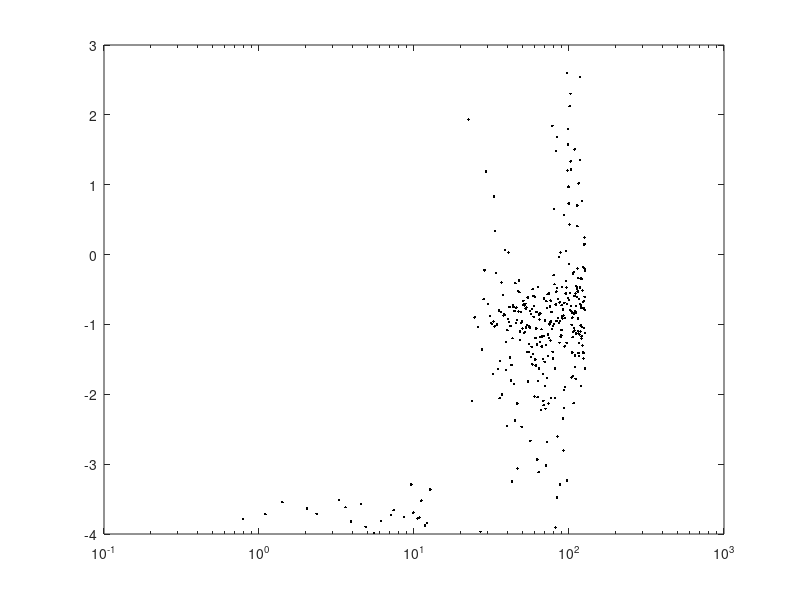

Here is the MATLAB script that generated this plot: (Note: this script raises an error after producing the figure.)
clear; clc; close all;

load('Joint_SI_CL_40s_dtheta_Data.mat')
load('Joint_Init_Data.mat')
load('ID_parameters.mat')

R = fft(u);
dTheta_tf = fft(dTheta);

index1 = find(F<20 * T/(2*pi)); 
% G = 0*dTheta_tf;
% G(index1) = dTheta_tf(index1)./(R(index1)+dTheta_tf(index1));
% G(index1) = abs(G(index1));
G = dTheta_tf./(R + dTheta_tf);
G_log = 20*log10(G);
G_log = G_log(index1);
plot_index = find(G_log < -4);


% Making changes
G_log = G_log(plot_index);
F = F(plot_index);

K = mean(G_log(3:5));
K_3dB = K - 3;

figure
semilogx(F, G_log, 'k.')
hold on

s = tf('s');

Index_id2 = find(G_log(2:end) < K_3dB);
Index_id2 = Index_id2(1)+20;
omega1 = F(Index_id2);
omega1 = 28.3;
omega2 = 28.3;
omega3 = 180;

eta = 0.02;
H_at = db2mag(K)/Ks_J2*(s^2 + B2_J2*s + Ks_J2) / ((s/omega1 + 1)*(s/omega2 + 1) *(s/omega3 + 1));
H_at = .0008*(s^2 + eta*56.6*s + 800) / ((s/omega1 + 1)*(s/omega2 + 1) *(s/omega3 + 1));
bodemag(H_at)
hold off

% [mag, ~, wout] = bode(H, {.1,1000});
% NEED TO ID OFF OF THIS PLOT

function plot_data(x1, y1, x2, y2)

figure
hold on
plot(x1, mag2db(y1))
set(gca, 'XScale', 'log')
semilogx(x2, y2, '.')
legend("Transfer Function", "Experiment Data", "Location", "southwest")
xlim([.1,100])
xlabel("Frequency (rad/s)")
ylim([-80, 40])
ylabel("Magnitude (dB)")
hold off

end
